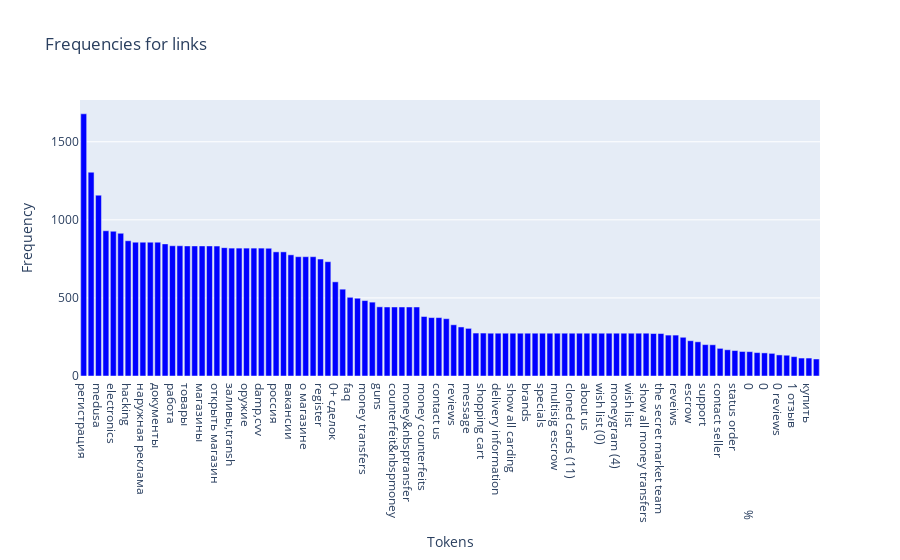

The notebook cell this image was saved under:
### Code cell
fig = go.Figure()
fig.add_trace(go.Bar(x=np.array(x), y=y, name="Markets", marker_color="blue"))
fig.update_layout(
                    title_text='Frequencies for links',
                    xaxis_title="Tokens",
                    yaxis_title="Frequency"
                    )
fig.show()
# plotly.offline.plot(fig, filename = os.path.join("../plots/term-frequency", "listings1.pdf"), auto_open=False)

### Figure 1 — Plotly figure (JSON) as saved in the notebook; plotly's stock layout.template omitted (floating-point values rounded to 4 significant figures)
{"data": [{"marker": {"color": "blue"}, "name": "Markets", "type": "bar", "x": ["регистрация", "home", "medusa", "carding", "electronics", "login", "hacking", "карты, sim", "наружная реклама", "дизайн и графика", "документы", "вход", "работа", "правила", "товары", "категориивсе", "магазины", "войти", "открыть магазин", "забыли пароль?", "заливы,transh", "vpn", "оружие", "базы данных", "damp,cvv", "documents", "россия", "порча имущества, конкуренты", "вакансии", "отзывы", "о магазине", "ещё", "register", "карты на обнал", "0+ сделок", "drugs", "faq", "hydra", "money transfers", "gift cards", "guns", "escrow |", "counterfeit&nbspmoney", "gift&nbspcards", "money&nbsptransfer", "become a vendor |", "money counterfeits", "my account", "contact us", "checkout", "reviews", "profile", "message", "privacy policy", "shopping cart", "terms & conditions", "delivery information", "affiliate", "show all carding", "returns", "brands", "browse sellers", "specials", "stores", "multisig escrow", "site map", "cloned cards (11)", "order history", "about us", "newsletter", "wish list (0)", "prepaid cards (60)", "moneygram (4)", "gift certificates", "wish list", "paypal (20)", "show all money transfers", "western union (13)", "the secret market team", "visit store", "reveiws", "skip to content", "escrow", "description", "support", "gift card", "contact seller", "forum", "status order", "write a review", "0                                        %", "2", "0", "0%", "0 reviews", "email hacking", "1 отзыв", "главная", "купить", "other"], "y": [1679, 1305, 1158, 930, 927, 914, 866, 857, 857, 857, 857, 846, 834, 834, 833, 833, 833, 833, 832, 822, 819, 819, 819, 819, 819, 818, 795, 795, 776, 764, 764, 764, 749, 732, 603, 556, 504, 498, 483, 473, 443, 442, 442, 442, 442, 442, 381, 374, 374, 367, 328, 314, 305, 275, 275, 274, 274, 274, 274, 274, 274, 274, 274, 274, 274, 274, 274, 274, 274, 274, 274, 274, 274, 274, 274, 274, 274, 272, 272, 262, 262, 248, 226, 219, 201, 200, 177, 168, 163, 157, 156, 150, 148, 145, 135, 133, 124, 115, 115, 109]}], "layout": {"title": {"text": "Frequencies for links"}, "xaxis": {"title": {"text": "Tokens"}}, "yaxis": {"title": {"text": "Frequency"}}}}
